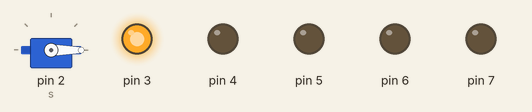
Simulated run of this sketch. Board: Arduino Uno, built with avr-gcc and run on an emulated ATmega328P. Parts: servo, output pins drawn as LEDs (lit = HIGH).

Above: at 0.1 s.
At 3.1 s:
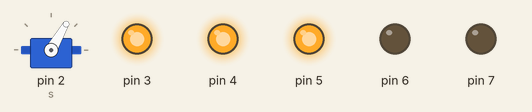
At 6.1 s:
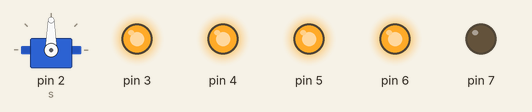
At 17.1 s:
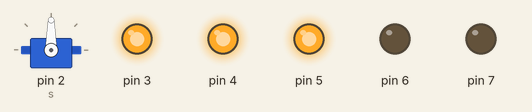
At 28.1 s:
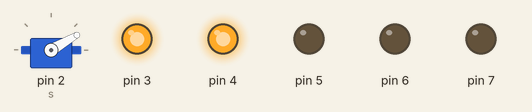
At 37.1 s:
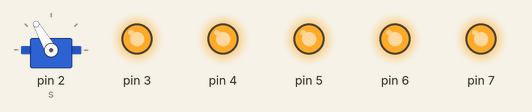
Timing chart, 0 to 38.6 s (numbered marks = the images above):
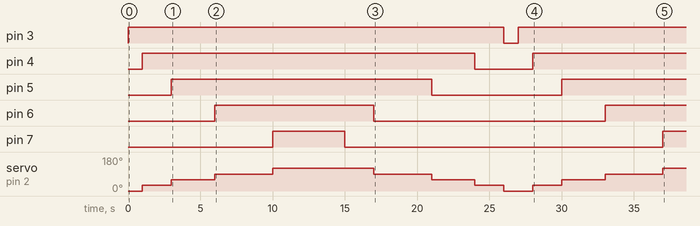

Measured:
- by itself, pin 3: LOW → HIGH at 0.00 s, → LOW 26.0 s later, → HIGH 1.0 s later
- by itself, pin 4: LOW → HIGH at 1.0 s, → LOW 23.0 s later, → HIGH 4.0 s later
- by itself, pin 5: LOW → HIGH at 3.0 s, → LOW 18.0 s later, → HIGH 9.0 s later
- by itself, pin 6: LOW → HIGH at 6.0 s, → LOW 11.0 s later, → HIGH 16.0 s later
- by itself, pin 7: LOW → HIGH at 10.0 s, → LOW 5.0 s later, → HIGH 22.0 s later
- by itself, servo on pin 2 (s): 0° → 30° at 1.0 s, → 60° 2.0 s later, → 90° 3.0 s later, → 120° 4.0 s later, … (12 changes in this stretch)

The sketch:

ABdullah_p.ino
```cpp
#include <Servo.h>
Servo s = Servo();
void setup() {
  // put your setup code here, to run once:
s.attach(2);
pinMode(3,OUTPUT);
pinMode(4,OUTPUT);
pinMode(5,OUTPUT);
pinMode(6,OUTPUT);
pinMode(7,OUTPUT);
}

void loop() {
  // put your main code here, to run repeatedly:
s.write(0);
digitalWrite(3,HIGH);
delay(1000);
s.write(30);
digitalWrite(4,HIGH);
delay(2000);
s.write(60);
digitalWrite(5,HIGH);
delay(3000);
s.write(90);
digitalWrite(6,HIGH);
delay(4000);
s.write(120);
digitalWrite(7,HIGH);
delay(5000);
digitalWrite(7,LOW);
delay(2000);
s.write(90);
digitalWrite(6,LOW);
delay(4000);
s.write(60);
digitalWrite(5,LOW);
delay(3000);
s.write(30);
digitalWrite(4,LOW);
delay(2000);
s.write(0);
digitalWrite(3,LOW);
delay(1000);


}
```
